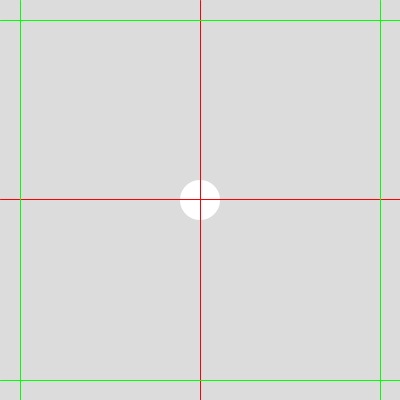
Frame 1 (no input)
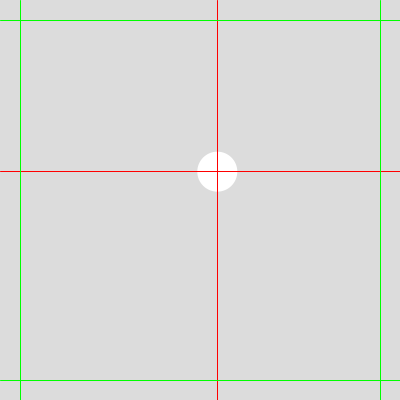
Frame 60 (the mouse pressed at the canvas centre just before this capture)
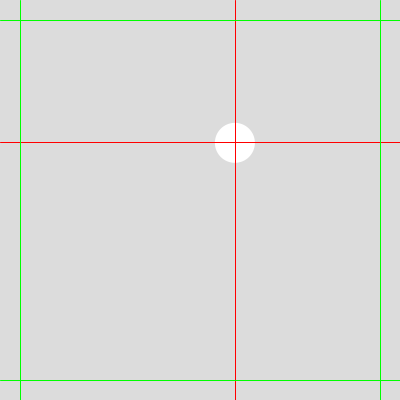
Frame 120 (the mouse held since frame 60 and released just before this capture)

The Processing sketch that drew these frames (run headless with seeded random() and noise(); from frame 60 on, the mouse is pressed at the canvas centre):

// Processing sketch: exercice_1_1_corrige_2
// ── exercice_1_1_corrige_2.pde
// 2° Déclarer une variable xPos en haut du sketch
float xPos = 0;
float yPos = 0;
// 7° Ajouter une variable direction
float xDir;
float yDir;
int rayon = 20;
void setup() {
  size(400, 400);
  // 3° Assigner à la variable xPos la moitié de la largeur du canvas
  xPos = width / 2;
  yPos = height / 2;
  
xDir = random(-1,1);
yDir = random(-1,1);
}

void draw() {
  background(220);
  // 1° Dessiner un cercle d’un diamètre de 30px au centre du canvas
  noStroke();
  ellipse(xPos, yPos, 2*rayon, 2*rayon);

  // 5° Incrémenter xPos à chaque itération de la fonction draw()
  xPos = xPos + xDir;
  yPos = yPos + yDir;
  // xPos += xDir; // Equivalent plus concis
  // 6° Utiliser la déclaration if() {...} afin de détecter quand le cercle atteint le côté droit du canvas
  if (xPos >= width - rayon) {
    xDir = - xDir;
  }
  if (xPos <= 0 + rayon) {
    xDir = - xDir;
  }
  if (yPos >= height - rayon) {
    yDir = - yDir;
  }
  if (yPos <= 0 + rayon) {
    yDir = - yDir;
  }
  debugger();
}

void debugger() {
  stroke(255, 0, 0);
  line(xPos, 0, xPos, height);
  line(0, yPos, width, yPos);

  stroke(0, 255, 0);
  line(width - rayon, 0, width - rayon, height);
  line(rayon, 0, rayon, width);
  
    line(0, height - rayon,width , height - rayon);
  line(0, rayon, width, rayon);
}
